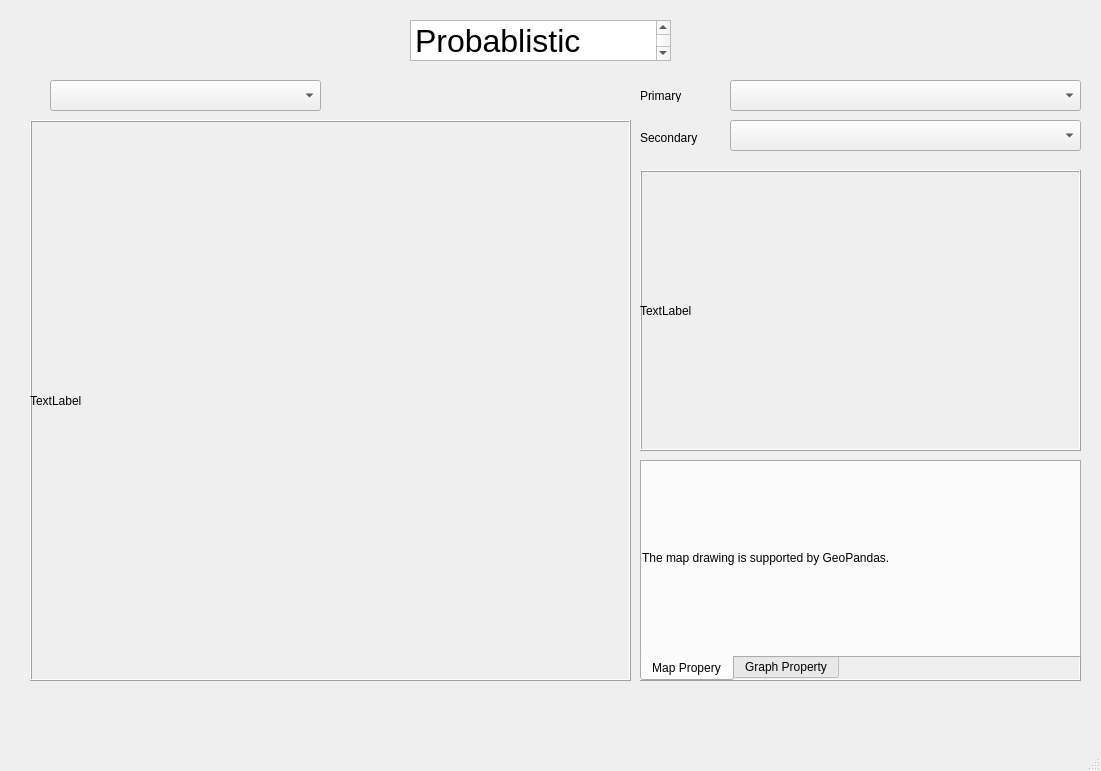
<?xml version="1.0" encoding="UTF-8"?>
<ui version="4.0">
 <class>Probablistic_Window</class>
 <widget class="QMainWindow" name="Probablistic_Window">
  <property name="geometry">
   <rect>
    <x>0</x>
    <y>0</y>
    <width>1101</width>
    <height>771</height>
   </rect>
  </property>
  <property name="windowTitle">
   <string>MainWindow</string>
  </property>
  <widget class="QWidget" name="centralwidget">
   <widget class="QComboBox" name="drapdown">
    <property name="geometry">
     <rect>
      <x>50</x>
      <y>80</y>
      <width>271</width>
      <height>31</height>
     </rect>
    </property>
    <property name="currentText">
     <string/>
    </property>
    <property name="currentIndex">
     <number>-1</number>
    </property>
   </widget>
   <widget class="QLabel" name="label_Primary">
    <property name="geometry">
     <rect>
      <x>640</x>
      <y>90</y>
      <width>54</width>
      <height>12</height>
     </rect>
    </property>
    <property name="text">
     <string>Primary</string>
    </property>
   </widget>
   <widget class="QComboBox" name="drapdown_Primary">
    <property name="geometry">
     <rect>
      <x>730</x>
      <y>80</y>
      <width>351</width>
      <height>31</height>
     </rect>
    </property>
    <property name="currentText">
     <string/>
    </property>
    <property name="minimumContentsLength">
     <number>0</number>
    </property>
   </widget>
   <widget class="QFrame" name="Map_view">
    <property name="geometry">
     <rect>
      <x>30</x>
      <y>120</y>
      <width>601</width>
      <height>561</height>
     </rect>
    </property>
    <property name="font">
     <font>
      <bold>false</bold>
     </font>
    </property>
    <property name="frameShape">
     <enum>QFrame::Box</enum>
    </property>
    <property name="frameShadow">
     <enum>QFrame::Raised</enum>
    </property>
    <widget class="QLabel" name="imglabel">
     <property name="geometry">
      <rect>
       <x>0</x>
       <y>0</y>
       <width>601</width>
       <height>561</height>
      </rect>
     </property>
     <property name="text">
      <string>TextLabel</string>
     </property>
    </widget>
   </widget>
   <widget class="QFrame" name="Graph_view">
    <property name="geometry">
     <rect>
      <x>640</x>
      <y>170</y>
      <width>441</width>
      <height>281</height>
     </rect>
    </property>
    <property name="font">
     <font>
      <bold>false</bold>
     </font>
    </property>
    <property name="frameShape">
     <enum>QFrame::Box</enum>
    </property>
    <property name="frameShadow">
     <enum>QFrame::Raised</enum>
    </property>
    <widget class="QLabel" name="graph_label">
     <property name="geometry">
      <rect>
       <x>0</x>
       <y>0</y>
       <width>441</width>
       <height>281</height>
      </rect>
     </property>
     <property name="text">
      <string>TextLabel</string>
     </property>
    </widget>
   </widget>
   <widget class="QFrame" name="Map_properties">
    <property name="geometry">
     <rect>
      <x>640</x>
      <y>460</y>
      <width>441</width>
      <height>221</height>
     </rect>
    </property>
    <property name="font">
     <font>
      <bold>false</bold>
     </font>
    </property>
    <property name="frameShape">
     <enum>QFrame::Box</enum>
    </property>
    <property name="frameShadow">
     <enum>QFrame::Raised</enum>
    </property>
    <widget class="QTabWidget" name="tabWidget">
     <property name="geometry">
      <rect>
       <x>0</x>
       <y>0</y>
       <width>441</width>
       <height>221</height>
      </rect>
     </property>
     <property name="tabPosition">
      <enum>QTabWidget::South</enum>
     </property>
     <property name="currentIndex">
      <number>0</number>
     </property>
     <property name="elideMode">
      <enum>Qt::ElideLeft</enum>
     </property>
     <widget class="QWidget" name="tab">
      <attribute name="title">
       <string>Map Propery</string>
      </attribute>
      <widget class="QLabel" name="map_propery_label">
       <property name="geometry">
        <rect>
         <x>0</x>
         <y>0</y>
         <width>431</width>
         <height>191</height>
        </rect>
       </property>
       <property name="text">
        <string>The map drawing is supported by GeoPandas.</string>
       </property>
      </widget>
     </widget>
     <widget class="QWidget" name="tab_2">
      <attribute name="title">
       <string>Graph Property</string>
      </attribute>
      <widget class="QLabel" name="Graph_propery_label">
       <property name="geometry">
        <rect>
         <x>0</x>
         <y>0</y>
         <width>431</width>
         <height>221</height>
        </rect>
       </property>
       <property name="text">
        <string>The Graph plotting is supported by pandas.</string>
       </property>
      </widget>
     </widget>
    </widget>
   </widget>
   <widget class="QTextEdit" name="textEdit">
    <property name="geometry">
     <rect>
      <x>410</x>
      <y>20</y>
      <width>261</width>
      <height>41</height>
     </rect>
    </property>
    <property name="html">
     <string>&lt;!DOCTYPE HTML PUBLIC &quot;-//W3C//DTD HTML 4.0//EN&quot; &quot;http://www.w3.org/TR/REC-html40/strict.dtd&quot;&gt;
&lt;html&gt;&lt;head&gt;&lt;meta name=&quot;qrichtext&quot; content=&quot;1&quot; /&gt;&lt;meta charset=&quot;utf-8&quot; /&gt;&lt;style type=&quot;text/css&quot;&gt;
p, li { white-space: pre-wrap; }
hr { height: 1px; border-width: 0; }
&lt;/style&gt;&lt;/head&gt;&lt;body style=&quot; font-family:'.AppleSystemUIFont'; font-size:13pt; font-weight:400; font-style:normal;&quot;&gt;
&lt;p style=&quot; margin-top:0px; margin-bottom:0px; margin-left:0px; margin-right:0px; -qt-block-indent:0; text-indent:0px;&quot;&gt;&lt;span style=&quot; font-size:24pt;&quot;&gt;Probablistic Single Page&lt;/span&gt;&lt;/p&gt;&lt;/body&gt;&lt;/html&gt;</string>
    </property>
   </widget>
   <widget class="QLabel" name="label_Secondary">
    <property name="geometry">
     <rect>
      <x>640</x>
      <y>130</y>
      <width>71</width>
      <height>16</height>
     </rect>
    </property>
    <property name="text">
     <string>Secondary</string>
    </property>
   </widget>
   <widget class="QComboBox" name="drapdown_Secondary">
    <property name="geometry">
     <rect>
      <x>730</x>
      <y>120</y>
      <width>351</width>
      <height>31</height>
     </rect>
    </property>
    <property name="currentText">
     <string/>
    </property>
    <property name="minimumContentsLength">
     <number>0</number>
    </property>
   </widget>
  </widget>
  <widget class="QMenuBar" name="menubar">
   <property name="geometry">
    <rect>
     <x>0</x>
     <y>0</y>
     <width>1101</width>
     <height>22</height>
    </rect>
   </property>
  </widget>
  <widget class="QStatusBar" name="statusbar"/>
 </widget>
 <resources/>
 <connections/>
</ui>
